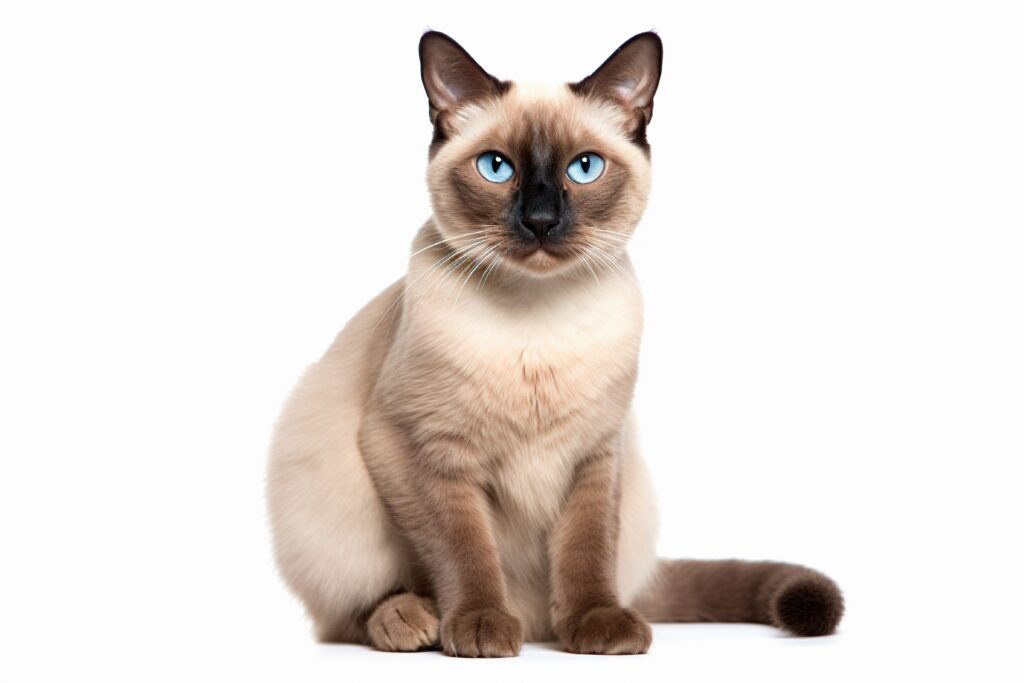
#> input picture question_1/gato.jpg, 1024 x 683 px, found by its file name
$ python tarefa_1.py   (older library calls are emulated)
#> lines starting #> are read from the running program, lines starting #| are printed output that depends on the picture; after the words box and inside, x2 and y2 are one past the last pixel; in counts of white or black regions, pixels touching at a corner belong together
 # 1) Suavize a imagem, aplicando um filtro Gaussiano
 # 2) Na imagem do passo 1, aplique o filtro convolucional de Gradiente
 # 2.1) um filtro de Sobel para a derivada na direção x, gerando uma imagem/matriz, A, com os valores da derivada em cada pixel/elemento da matriz;
 # 2.2) um filtro de Sobel para a derivada na direção y, gerando uma imagens/matriz, B, com os valores da derivada em cada pixel/elemento da matriz;
 # 2.3) em cada uma das matrizes, A e B, eleve ao quadrado os valores dos elementos;
 # 2.4) some as duas matrizes A e B modificadas no passo 2.3 e tire a raiz quadrada  de cada elemento dessa matriz, C
 # 3) Escolha um valor (float)  para threshold e
 # 4) gere uma matriz Final, D, com
 # >>>>> pixel 0 caso o pixel correspondente da matriz C seja menor do que o threshold
 # >>>>> pixel 1. caso o pixel correspondente da matriz C seja maior do que o threshold.

import cv2
import numpy as np
import matplotlib.pyplot as plt

def gaussian_filter(img, kernel_size, sigma):
    kernel = cv2.getGaussianKernel(kernel_size, sigma)
    kernel = kernel * kernel.T
    img = cv2.filter2D(img, -1, kernel)
    return img

def sobel_filter(img):
    # Aplicar Sobel em x
    sobel_x = cv2.Sobel(img, cv2.CV_64F, 1, 0, ksize=5)
    # Aplicar Sobel em y
    sobel_y = cv2.Sobel(img, cv2.CV_64F, 0, 1, ksize=5)
    return sobel_x, sobel_y

def threshold_image(img, threshold):
    _, thresholded_img = cv2.threshold(img, threshold, 1, cv2.THRESH_BINARY)
    return thresholded_img

def gradient_magnitude(sobel_x, sobel_y):
    return np.sqrt(sobel_x + sobel_y)

def apply_threshold(gradient, threshold):
    return np.where(gradient < threshold, 0, 1)


# Exemplo de como usar as funções definidas
if __name__ == "__main__":
    # Correção: Definir img_path como uma string contendo o caminho do arquivo
    img_path = 'D:\\ESTUDO\\MET_NUM_2\\mn2_implementations\\mn2_implementations\\question_1\\gato.jpg'
    # Carrega a imagem em escala de cinza diretamente
    img = cv2.imread(img_path, cv2.IMREAD_GRAYSCALE)
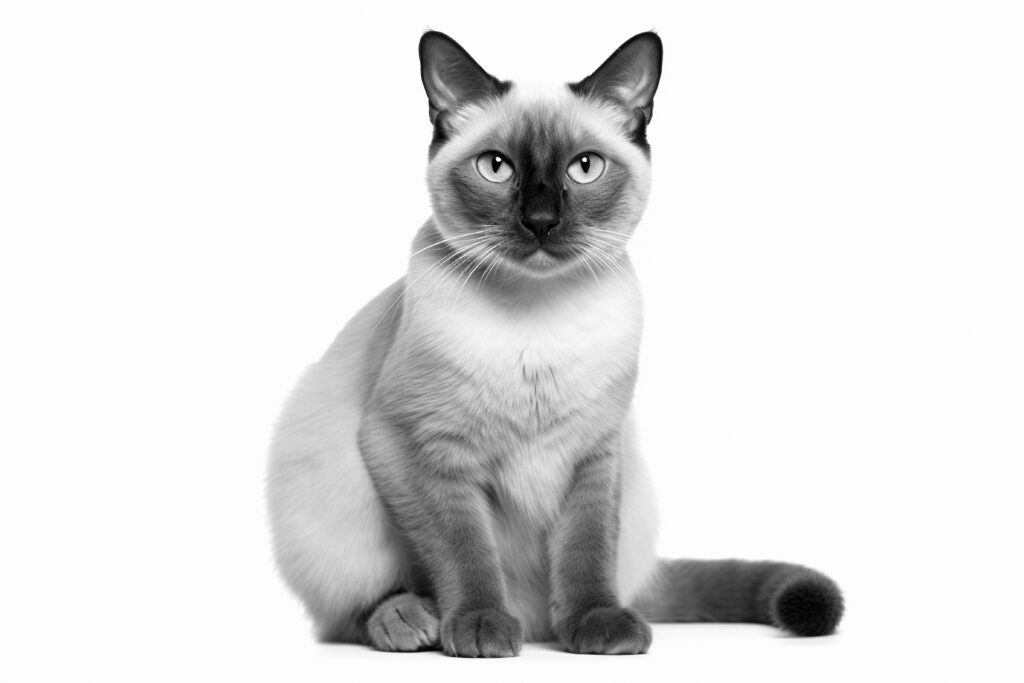
#> img: shape (683, 1024); min 0, max 255, mean 224
    img_suavizada = gaussian_filter(img, 5, 1)
    sobel_x, sobel_y = sobel_filter(img_suavizada)  # Assumindo que sobel_filter retorna uma tupla (sobel_x, sobel_y)
#> in sobel_filter, `sobel_x = cv2.Sobel(img, cv2.CV_64F, 1, 0, ksize=5)`:
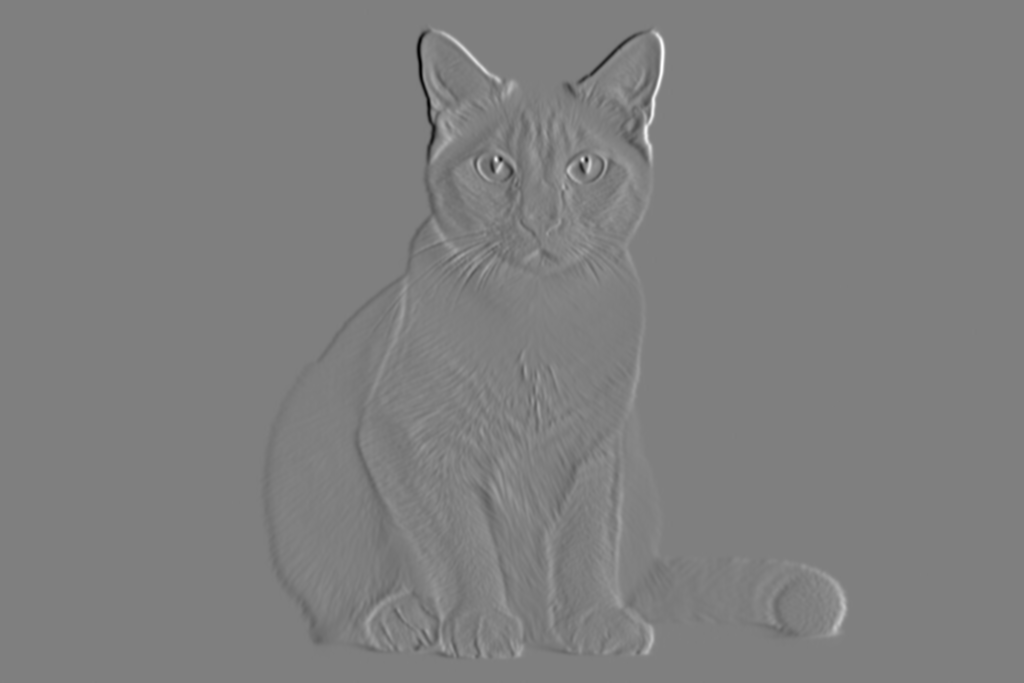
#> sobel_x: shape (683, 1024) float64; min -8123, max 8125, mean 0; drawn with min black and max white
#> in sobel_filter, `sobel_y = cv2.Sobel(img, cv2.CV_64F, 0, 1, ksize=5)`:
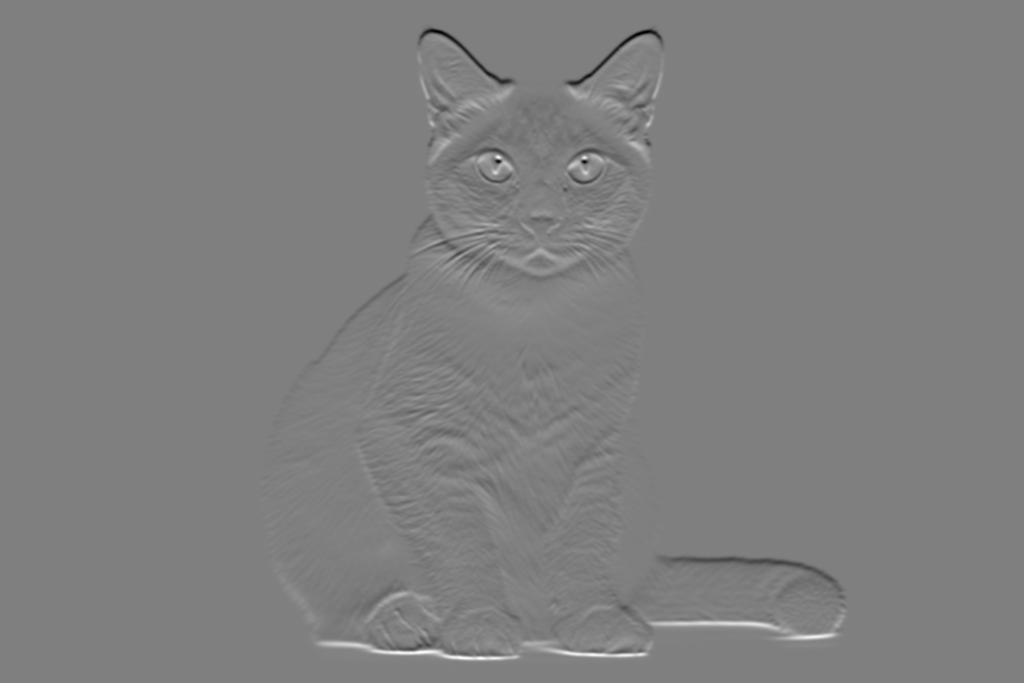
#> sobel_y: shape (683, 1024) float64; min -7843, max 7808, mean 0; drawn with min black and max white
    gradiente = gradient_magnitude(sobel_x, sobel_y)
#> in gradient_magnitude, `return np.sqrt(sobel_x + sobel_y)`:
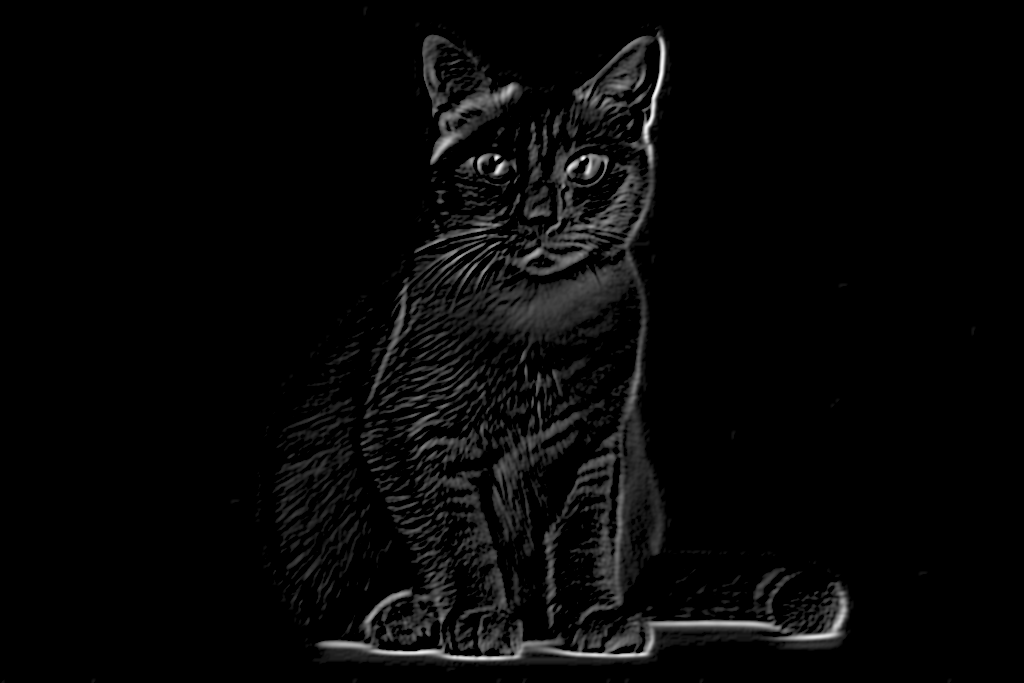
#> returned value: shape (683, 1024) float64; 15.76% of the values are NaN or infinite; the others: min 0, max 97.49, mean 3.36; drawn with min black, max white, NaN and infinite black
    resultado_final = apply_threshold(gradiente, 500)  # Exemplo de threshold
#> in apply_threshold, `return np.where(gradient < threshold, 0, 1)`:
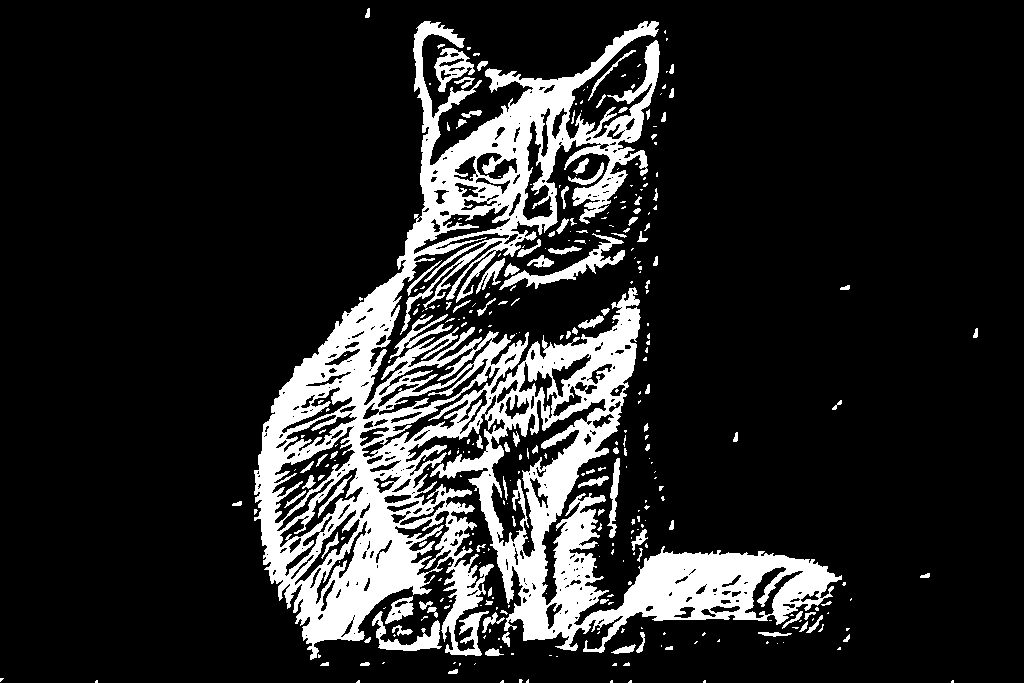
#> returned value: shape (683, 1024) int64; values 0 (black) and 1 (white), 15.8% white; 332 white regions (223 under 20 px), largest, box (x1, y1, x2, y2) and area: (254, 21, 842, 660) 98034, (499, 233, 625, 290) 1408, (372, 611, 442, 651) 906

    plt.imshow(resultado_final, cmap='gray')
    plt.show()
